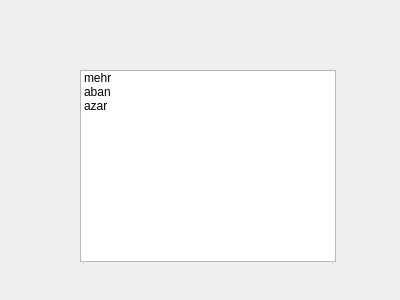
<?xml version="1.0" encoding="UTF-8"?>
<ui version="4.0">
 <class>Form</class>
 <widget class="QWidget" name="Form">
  <property name="geometry">
   <rect>
    <x>0</x>
    <y>0</y>
    <width>400</width>
    <height>300</height>
   </rect>
  </property>
  <property name="windowTitle">
   <string>Form</string>
  </property>
  <widget class="QListWidget" name="listWidget">
   <property name="geometry">
    <rect>
     <x>80</x>
     <y>70</y>
     <width>256</width>
     <height>192</height>
    </rect>
   </property>
   <item>
    <property name="text">
     <string>mehr</string>
    </property>
   </item>
   <item>
    <property name="text">
     <string>aban</string>
    </property>
   </item>
   <item>
    <property name="text">
     <string>azar</string>
    </property>
   </item>
  </widget>
 </widget>
 <resources/>
 <connections/>
</ui>
